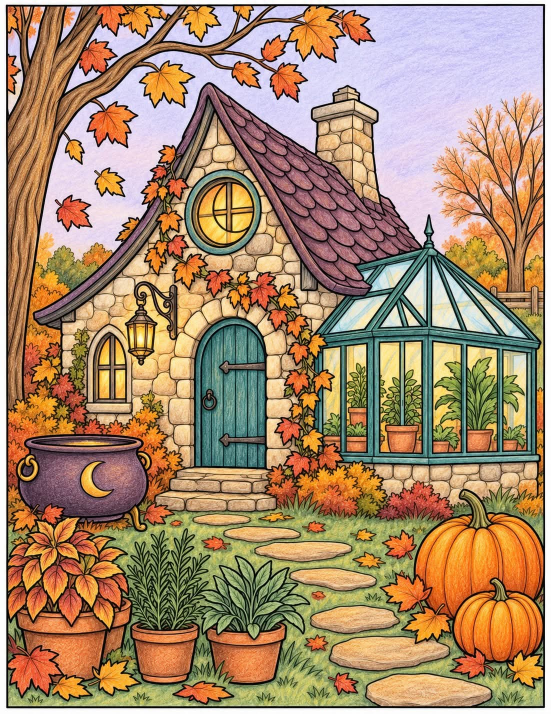
#> input picture platform/backend/tools/lineart_ai/test/cot0.jpg, 1102 x 1427 px (shown at 1/2 size)
$ python outline_only.py test/cot0.jpg test/cot1.jpg 5
#> lines starting #> are read from the running program, lines starting #| are printed output that depends on the picture; after the words box and inside, x2 and y2 are one past the last pixel; in counts of white or black regions, pixels touching at a corner belong together
### platform/backend/tools/lineart_ai/line_cleanup.py
"""Turns a redrawn colouring page (redraw_test.py's NN_line_raw.png) into a colour-by-number board:
smooth edges at 2048 px, big solid-black masses opened up so they can be coloured (small ones such
as pupils stay solid), cells too small to tap or number filled with ink, specks dropped.

    python line_cleanup.py IN_DIR OUT_DIR
Writes OUT_DIR/NN_clean.png and OUT_DIR/cleanup_sheet.jpg (before | after, with region counts).
All sizes are in pixels at SIDE = 2048.
"""
import glob
import os
import sys

import cv2
import numpy as np

SIDE = 2048
HOLLOW_CORE = 14.0    # ink thicker than 2x this is a solid mass, not a stroke...
CORE_MIN = 0.004      # ...and a mass whose thick core covers more than this share of the canvas
                      # (hair) is opened up; smaller ones (pupils, a nose) stay solid
HOLLOW_RIM = 6.0      # the outline left around an opened mass
CELL_R_INK = 3.5      # a cell thinner than this is a crumb between strokes -> ink. Larger small
                      # cells stay open: inking them turned beaded jewellery into black blotches;
                      # the game merges them into a neighbour instead.
CELL_R_MIN = 7.0      # below this a cell cannot hold a number (counted, not changed)
SPECK = 60            # ink pieces smaller than this are dirt


def _smooth(ink):
    g = cv2.GaussianBlur(ink.astype(np.float32), (0, 0), 1.2)
    return g > 0.5


INK_CUT = int(__import__("os").environ.get("INK_CUT", "128"))
# 128 for clean redraws. SDXL line art comes with grey shading (hair, petals) that a 128 cut turns
# into black blotches; 95 keeps the drawn strokes and drops the shading (gen_original output).


def cleanup(gray, ink_cut=None):
    h, w = gray.shape
    s = SIDE / max(h, w)
    g = cv2.resize(gray, (round(w * s), round(h * s)), interpolation=cv2.INTER_CUBIC)
    ink = _smooth(g < (ink_cut or INK_CUT))
    area = ink.size

    # 1. big solid masses -> outline. Judged by the thick core alone: a pupil joined to the eye's
    #    outline is part of a huge ink piece, but its own core is small.
    d = cv2.distanceTransform(ink.astype(np.uint8), cv2.DIST_L2, 5)
    core = (d > HOLLOW_CORE).astype(np.uint8)
    n, lab, st, _ = cv2.connectedComponentsWithStats(core, 8)
    big = np.zeros(n, bool)
    big[1:] = st[1:, cv2.CC_STAT_AREA] > CORE_MIN * area
    core = big[lab]
    r = int(HOLLOW_CORE - HOLLOW_RIM + 1)
    grow = cv2.dilate(core.astype(np.uint8), cv2.getStructuringElement(cv2.MORPH_ELLIPSE, (2 * r + 1, 2 * r + 1)))
    ink &= ~((grow > 0) & (d > HOLLOW_RIM))

    # 2. cells too small to tap or number -> ink (like the pupils and lashes in the reference apps)
    paper = (~ink).astype(np.uint8)
    n, lab = cv2.connectedComponents(paper, connectivity=4)
    dp = cv2.distanceTransform(paper, cv2.DIST_L2, 5)
    rmax = np.zeros(n, np.float32)
    np.maximum.at(rmax, lab.ravel(), dp.ravel())
    tiny = rmax < CELL_R_INK
    tiny[0] = False
    ink |= tiny[lab]

    # 3. specks
    n, lab, st, _ = cv2.connectedComponentsWithStats(ink.astype(np.uint8), 8)
    keep = np.zeros(n, bool)
    keep[1:] = st[1:, cv2.CC_STAT_AREA] >= SPECK
    ink = keep[lab]
    return np.where(_smooth(ink), 0, 255).astype(np.uint8)


# [28 lines left out: functions stats, main, not called in this run]


# [2 lines that do not run on import are left out]

### platform/backend/tools/lineart_ai/line_style.py
"""Gives cleaned line art (line_cleanup.py) the line weights of a printed colour-by-number page.

Measured on the owner's reference apps at 1272 px wide: detail strokes ~2 px, region lines ~4 px,
major contours ~9 px, silhouette up to ~20 px, anti-aliased edges, and thousands of open detail
strokes that separate nothing. Our redrawn art had one weight everywhere (6-10 px), a marker look.

Each stroke is classed by what it separates, then redrawn at that class's width:
  silhouette - the edge of the background                      -> R_SILHOUETTE
  major      - between two big regions                         -> R_MAJOR
  minor      - any other region boundary                       -> R_MINOR
  detail     - open strokes inside one region (veins, strands) -> thinned to R_DETAIL, keeps its taper
Solid blobs (pupils) stay as drawn. Output is rendered 2x and averaged down, so edges are
anti-aliased like the reference.

    python line_style.py IN_DIR OUT_DIR       (reads NN_clean.png, writes NN_styled.png + sheet)
All sizes are pixels at SIDE = 2048.
"""
import glob
import os
import sys

import cv2
import numpy as np
from skimage.morphology import skeletonize

SIDE = 2048
R_DETAIL = 1.6
R_MINOR = 3.2
R_MAJOR = 6.0
R_SILHOUETTE = 9.0
MAJOR_AREA = 0.004    # both sides bigger than this share of the canvas -> major contour
SOLID_D = 9.0         # ink thicker than 2x this is a solid shape (pupil), kept as drawn
SIDE_WIN = 9          # how far across a stroke to look for the regions it separates
SPUR = 8              # skeleton branches shorter than this are bumps, not strokes
EASE = 6.0           # how gradually a stroke's width changes along its length


def _disc(r):
    k = int(np.ceil(r))
    return cv2.getStructuringElement(cv2.MORPH_ELLIPSE, (2 * k + 1, 2 * k + 1))


def _grow(mask, r, scale):
    return cv2.dilate(mask.astype(np.uint8), _disc(r * scale)) > 0


def _ends(sk):
    nb = cv2.filter2D(sk.astype(np.uint8), -1, np.ones((3, 3), np.float32), borderType=cv2.BORDER_CONSTANT)
    return sk & (nb <= 2)


def _prune(sk, k):
    """Drops skeleton spurs shorter than k px (a thick stroke's bumpy edge grows them; redrawn they
    become thorns) while keeping the full length of real open strokes."""
    cut = sk.copy()
    for _ in range(k):
        cut &= ~_ends(cut)
    grow = _ends(cut)
    for _ in range(k):
        grow = (cv2.dilate(grow.astype(np.uint8), np.ones((3, 3), np.uint8)) > 0) & sk & ~cut
        cut |= grow
    return cut


def style(bw):
    """bw: uint8 black (0) lines on white (255), long side SIDE. Returns anti-aliased grey image."""
    ink = bw < 128
    paper = (~ink).astype(np.uint8)
    h, w = ink.shape
    area = h * w

    n, reg, st, _ = cv2.connectedComponentsWithStats(paper, connectivity=4)
    sizes = st[:, cv2.CC_STAT_AREA].astype(np.float64) / area
    sizes[0] = 0
    edge = np.unique(np.concatenate([reg[0], reg[-1], reg[:, 0], reg[:, -1]]))
    edge = edge[edge > 0]
    background = edge[np.argmax(sizes[edge])] if len(edge) else -1

    # nearest region for every ink pixel
    _, idx = cv2.distanceTransformWithLabels(1 - paper, cv2.DIST_L2, 5, labelType=cv2.DIST_LABEL_PIXEL)
    seeds = reg[paper > 0]                     # raster order == label order for DIST_LABEL_PIXEL
    near = np.where(ink, seeds[np.clip(idx - 1, 0, len(seeds) - 1)], reg).astype(np.float32)

    # the two regions on either side of a stroke = the extremes of `near` across it
    k = np.ones((2 * SIDE_WIN + 1,) * 2, np.uint8)
    lo = cv2.erode(near, k).astype(np.int32)
    hi = cv2.dilate(near, k).astype(np.int32)

    sk = _prune(skeletonize(ink), SPUR)
    d = cv2.distanceTransform(ink.astype(np.uint8), cv2.DIST_L2, 5)
    separates = sk & (lo != hi)
    silhouette = separates & ((lo == background) | (hi == background))
    major = separates & ~silhouette & (np.minimum(sizes[lo], sizes[hi]) > MAJOR_AREA)
    minor = separates & ~silhouette & ~major
    detail = sk & ~separates

    # target half-width per skeleton pixel, eased along the stroke so a line swells and thins
    # like a pen instead of stepping (a step showed as a knot where the class changed)
    r = np.zeros(ink.shape, np.float32)
    r[detail], r[minor], r[major], r[silhouette] = R_DETAIL, R_MINOR, R_MAJOR, R_SILHOUETTE
    skf = sk.astype(np.float32)
    num = cv2.GaussianBlur(r, (0, 0), EASE)
    den = cv2.GaussianBlur(skf, (0, 0), EASE)
    r = np.where(sk, num / np.maximum(den, 1e-6), 0).astype(np.float32)

    # render at S x: every pixel takes the half-width of its nearest skeleton pixel
    S = 2
    up = lambda m, mode=cv2.INTER_NEAREST: cv2.resize(m, (w * S, h * S), interpolation=mode)
    skS = up(sk.astype(np.uint8)) > 0
    dist, idx = cv2.distanceTransformWithLabels((~skS).astype(np.uint8), cv2.DIST_L2, 5,
                                                labelType=cv2.DIST_LABEL_PIXEL)
    rS = up(r)[skS]                                    # raster order == label order
    detS = up(detail.astype(np.uint8))[skS] > 0
    near = np.clip(idx - 1, 0, len(rS) - 1)
    lines = dist <= rS[near] * S
    drawn = up(cv2.GaussianBlur(ink.astype(np.float32), (0, 0), 0.8), cv2.INTER_LINEAR) > 0.5
    lines &= ~detS[near] | drawn                       # detail keeps its own taper
    solid = _grow(d > SOLID_D, SOLID_D, 1) & ink       # pupils and other solid shapes, as drawn
    lines |= up(cv2.GaussianBlur(solid.astype(np.float32), (0, 0), 1.0), cv2.INTER_LINEAR) > 0.5
    smooth = cv2.GaussianBlur(lines.astype(np.float32), (0, 0), 0.8 * S)
    out = cv2.resize((1 - smooth) * 255, (w, h), interpolation=cv2.INTER_AREA)
    return np.clip(out, 0, 255).astype(np.uint8), dict(
        silhouette=int(silhouette.sum()), major=int(major.sum()), minor=int(minor.sum()), detail=int(detail.sum()))


# [16 lines left out: function main, not called in this run]


# [2 lines that do not run on import are left out]

### platform/backend/tools/lineart_ai/outline_only.py
"""Pictures that already carry a DRAWN outline (coloured-pencil / cartoon art): the outline alone,
no colour edges -> line_cleanup -> line_style. flat_to_lines also adds colour-boundary lines, which
on textured pencil art draws a line along every shade and buries the picture.

    python outline_only.py IMAGE OUT.png [dark]      dark = grey level below which a pixel is ink
Measured on the autumn-cottage set: the outline is dark BROWN (not black), ~60 keeps it alone,
80+ starts picking up pencil texture, and an HSV saturation gate throws the whole outline away.
"""
import sys, cv2, numpy as np
sys.path.insert(0, __import__("os").path.dirname(__import__("os").path.abspath(__file__)))
from line_cleanup import SIDE, cleanup
from line_style import style
src, out, dark_v = sys.argv[1], sys.argv[2], int(sys.argv[3]) if len(sys.argv) > 3 else 60
im = cv2.imread(src); h, w = im.shape[:2]; s = SIDE / max(h, w)
#> further down, im is the input picture: shape (1427, 1102, 3); mean B, G, R 108.9, 138.5, 168.1
im = cv2.resize(im, (round(w * s), round(h * s)), interpolation=cv2.INTER_CUBIC)
#> im: shape (2048, 1582, 3)
ink = cv2.cvtColor(im, cv2.COLOR_BGR2GRAY) < dark_v   # the drawn outline is dark brown, not black
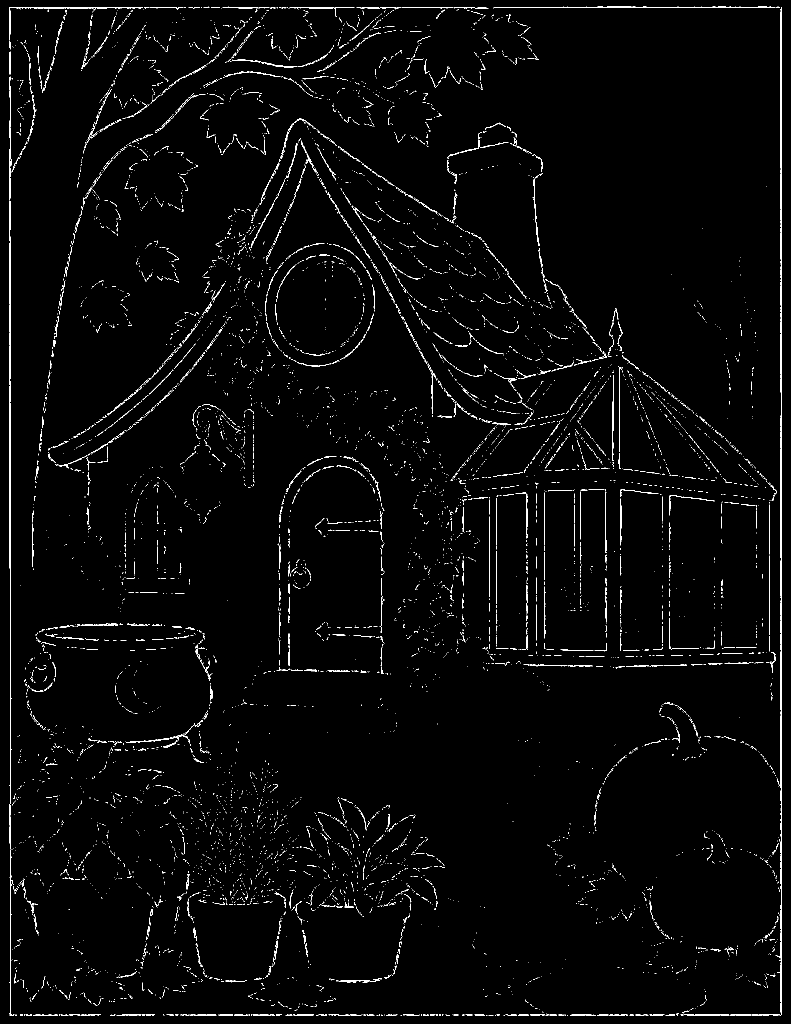
#> ink: shape (2048, 1582) bool (shown at 1/2 size); 2.1% white in thin lines or dots
raw = np.where(ink, 0, 255).astype(np.uint8)
#> raw: shape (2048, 1582); 97.9% white; black in thin lines or dots
clean = cleanup(raw); styled, _ = style(clean)
#> in cleanup, `n, lab, st, _ = cv2.connectedComponentsWithStats(core, 8)`: n = 1; st = [[0, 0, 1582, 2048, 3239936]]
#> in cleanup, `n, lab = cv2.connectedComponents(paper, connectivity=4)`: n = 2
#> in cleanup, `dp = cv2.distanceTransform(paper, cv2.DIST_L2, 5)`:
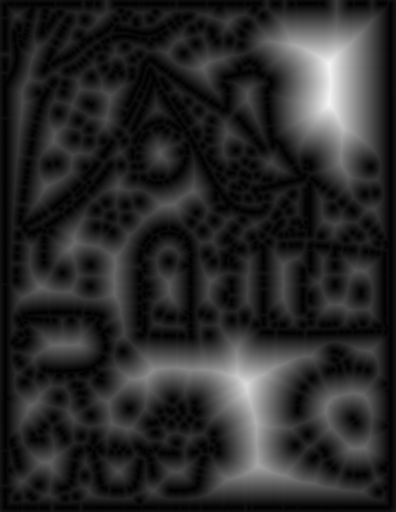
#> dp: shape (2048, 1582) float32 (shown at 1/4 size); min 0, max 245.2, mean 41.6
#> in cleanup, `n, lab, st, _ = cv2.connectedComponentsWithStats(ink.astype(np.uint8),..`: n = 1549; st = 1549 rows, first 6: [0, 0, 1582, 2048, 3215279], [1196, 13, 9, 2, 18], [1215, 13, 47, 2, 94], [1266, 13, 4, 2, 8], [1287, 13, 5, 2, 10], [1426, 13, 4, 2, 8]
#> in cleanup, `return np.where(_smooth(ink), 0, 255).astype(np.uint8)`:
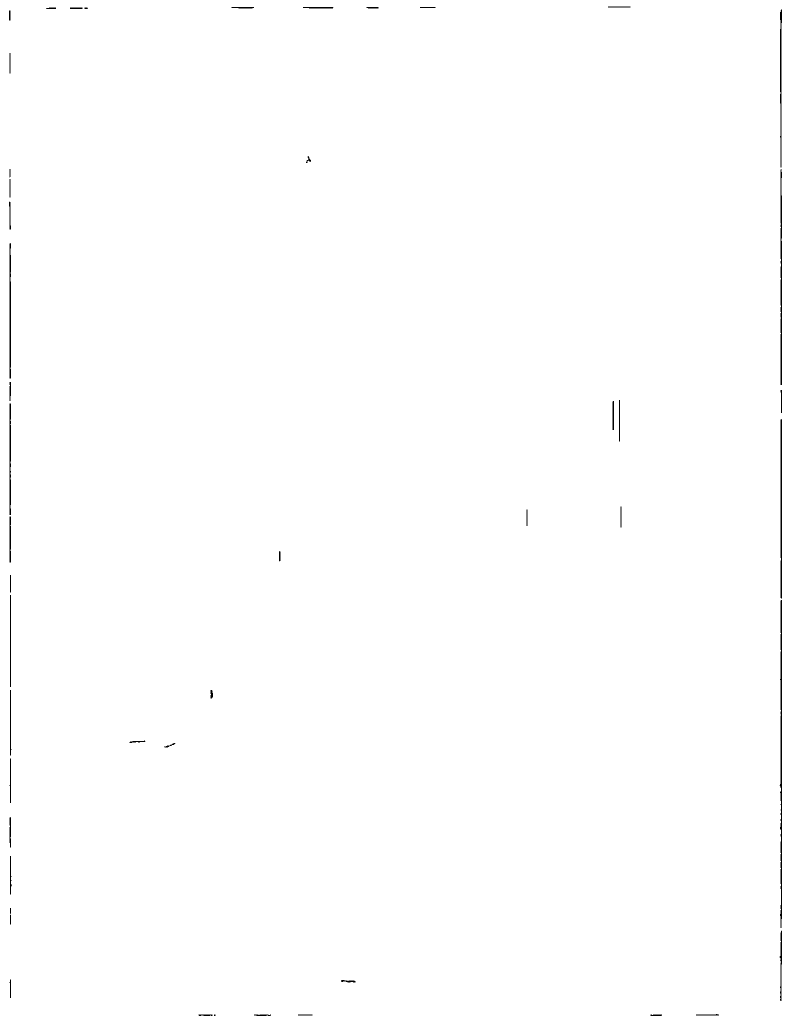
#> returned value: shape (2048, 1582) (shown at 1/2 size); 99.7% white; 48 black regions (2 under 20 px), largest, box (x1, y1, x2, y2) and area: (1559, 1200, 1564, 1856) 1857, (1561, 338, 1564, 770) 1223, (1561, 838, 1564, 1197) 1069
#> in style, `n, reg, st, _ = cv2.connectedComponentsWithStats(paper, connectivity=4)`: n = 2; st = [[18, 13, 1546, 2019, 10901], [0, 0, 1582, 2048, 3229035]]
#> in style, `sizes = st[:, cv2.CC_STAT_AREA].astype(np.float64) / area`: sizes = [0.00336, 0.997]
#> in style, `edge = np.unique(np.concatenate([reg[0], reg[-1], reg[:, 0], reg[:, -1..`: edge = [1]
#> in style, `background = edge[np.argmax(sizes[edge])] if len(edge) else -1`: background = 1
#> after the loop in _prune, `for _ in range(k):`:
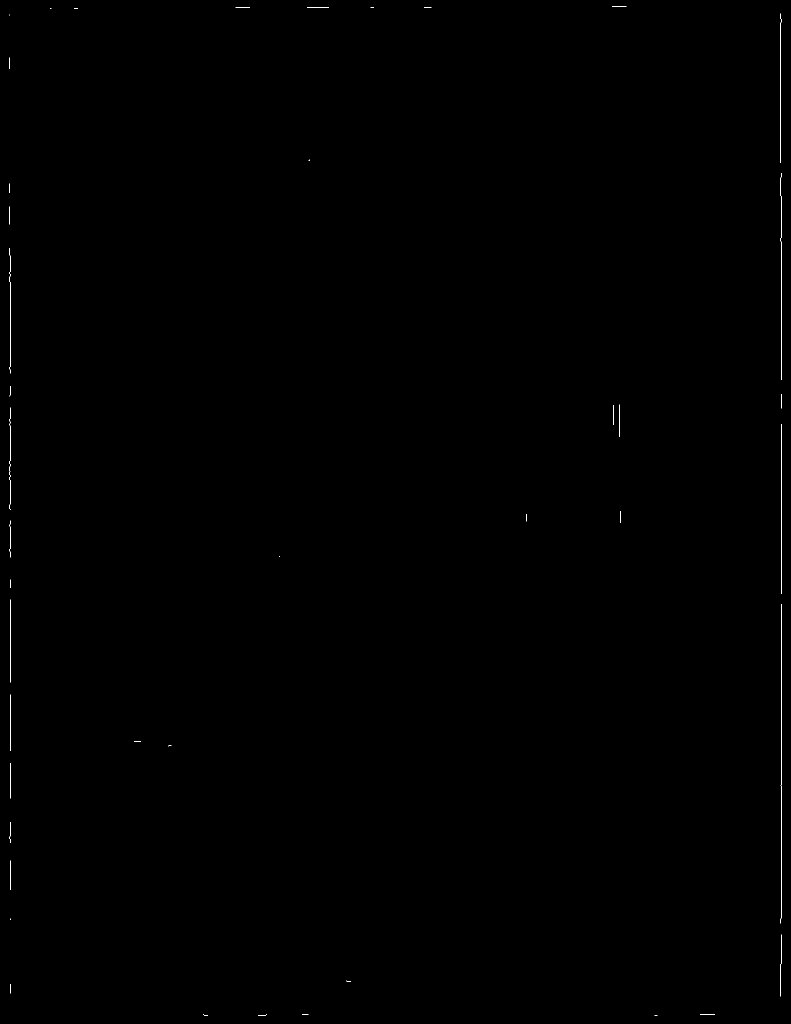
#> cut: shape (2048, 1582) bool (shown at 1/2 size); 0.1% white in thin lines or dots
#> in style, `dist, idx = cv2.distanceTransformWithLabels((~skS).astype(np.uint8), c..`:
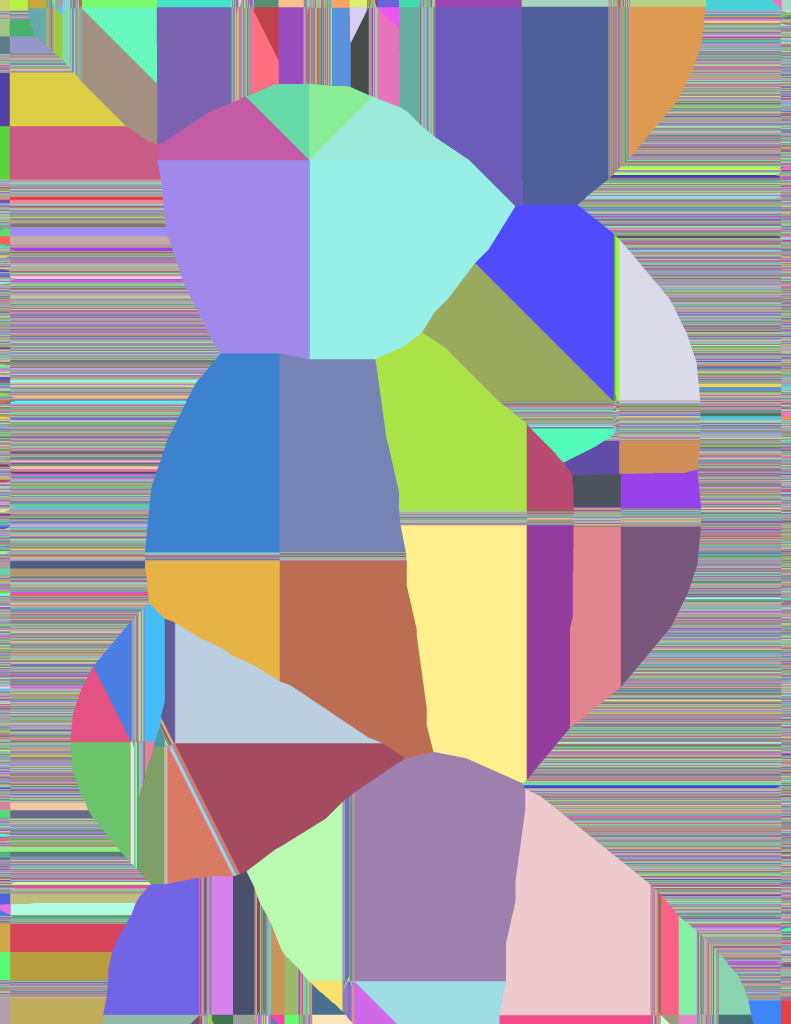
#> idx: shape (4096, 3164) int32 (shown at 1/4 size); 16124 distinct labels, from 1 to 16124; one colour per label, 0 black
#> in style, `rS = up(r)[skS]`: rS = 16124 values, max 1.6 at index 6120, min 1.6 at index 8, mean 1.6
#> in style, `lines = dist <= rS[near] * S`:
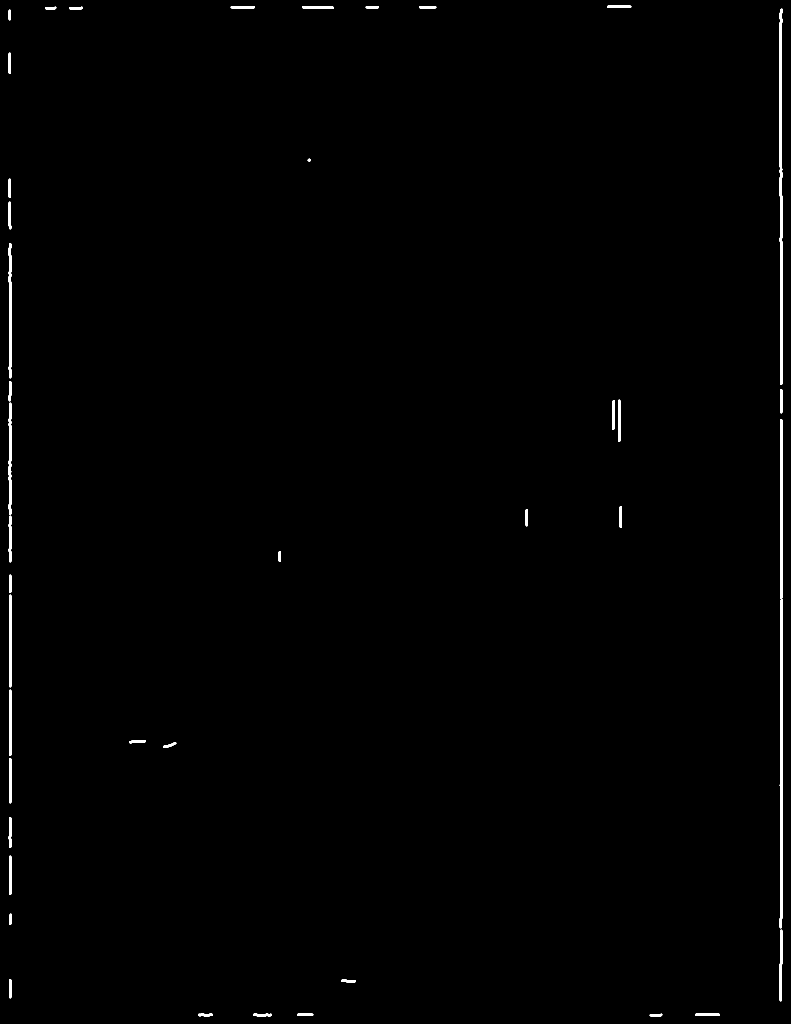
#> lines: shape (4096, 3164) bool (shown at 1/4 size); 0.51% white; 43 white regions, largest, box (x1, y1, x2, y2) and area: (3119, 2397, 3131, 3713) 10538, (3119, 673, 3129, 1539) 6952, (3121, 1677, 3129, 2395) 5732
cv2.imwrite(out, styled)
